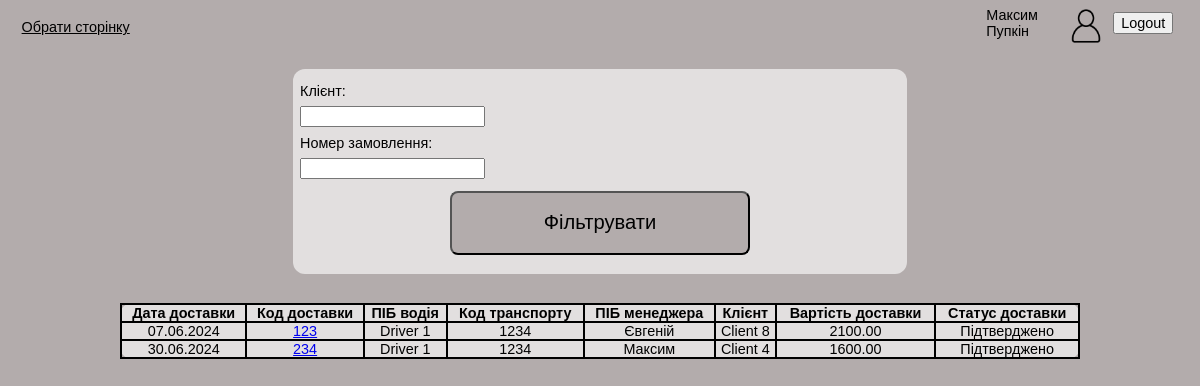
The app's page / (signed in), older data.
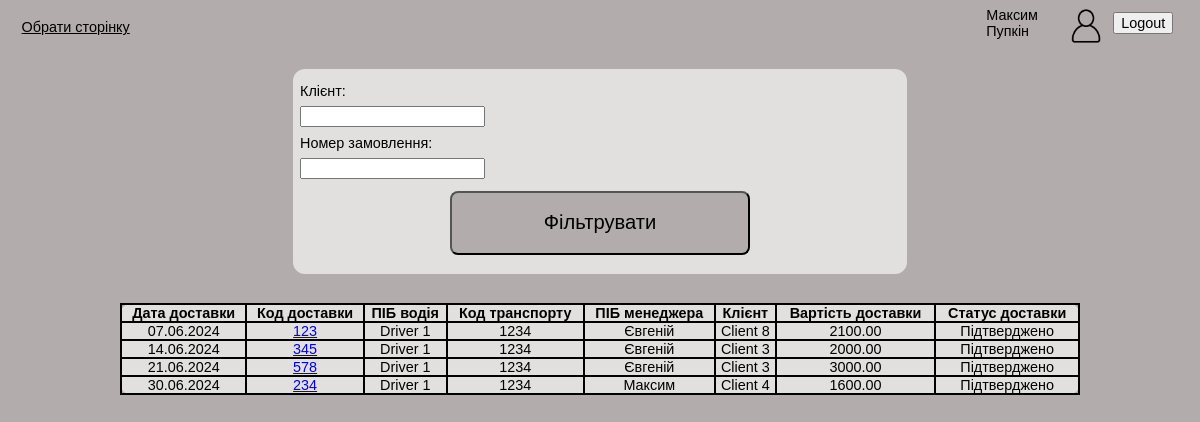
The same page, newer data.
### accounts/models.py (models this page shows, shortened)
class CustomUser(AbstractUser):
    phone_number = models.CharField(max_length=20, null=True, blank=True)

### delivery_app/models.py (models this page shows, shortened)
class OrderInfo(models.Model):
    STATUS_CHOICES = [
        ('confirmed', 'Підтверджено'),
        ('on_the_way', 'В дорозі'),
        ('delivered', 'Доставлено'),
        ('canceled', 'Відмінено')
    ]
    ADRESS_CHOICES = [
        ('address1', "Склад №1"),
        ('address2', "Склад №2")
    ]
    order_number = models.IntegerField(unique=True)
    order_weight = models.IntegerField()
    order_volume = models.DecimalField(max_digits=10, decimal_places=2)
    order_amount = models.DecimalField(max_digits=10, decimal_places=2)
    delivery_amount = models.DecimalField(max_digits=10, decimal_places=2, blank=True, null=True)
    distance = models.IntegerField()
    order_adress = models.CharField(max_length=50, choices=ADRESS_CHOICES)
    unload_service = models.BooleanField(default=False)
    manipulator_service = models.BooleanField(default=False)
    additional_info = models.TextField(blank=True, null=True)
    ship_date = models.DateField(blank=True, null=True)
    ship_time = models.TimeField(blank=True, null=True)
    status = models.CharField(max_length=20, choices=STATUS_CHOICES, default='confirmed')
    created_at = models.DateTimeField(auto_now_add=True)
    updated_at = models.DateField()
    client = models.ForeignKey(Client, on_delete=models.PROTECT, related_name='orders')
    address = models.ForeignKey(DeliveryAddress, on_delete=models.CASCADE, related_name='order')
    manager = models.ForeignKey(settings.AUTH_USER_MODEL, on_delete=models.PROTECT, related_name='manager')
    driver = models.ForeignKey(Driver, on_delete=models.PROTECT, blank=True, null=True, related_name='driver')
    class Meta:
        verbose_name_plural = 'Orders info'

class Driver(models.Model):
    name = models.CharField(max_length=100, unique=True)
    phone_number = models.CharField(max_length=20, unique=True)
    vehicle_code = models.IntegerField(unique=True)
    vehicle_name = models.CharField(max_length=50)
    vehicle_max_weight = models.IntegerField()
    vehicle_max_volume = models.DecimalField(max_digits=10, decimal_places=2)
    created_at = models.DateField(auto_now_add=True)

class Client(models.Model):
    name = models.CharField(max_length=100, unique=True)
    phone_number = models.CharField(max_length=20, unique=True)
    created_at = models.DateField(auto_now_add=True)
    class Meta:
        ordering = ['orders__created_at']

### delivery_app/views.py (the view)
# urls.py: path('', views.AllDeliveriesView.as_view(), name='index'),
class AllDeliveriesView(LoginRequiredMixin, ListView):
    template_name = 'delivery_app/all_deliveries.html'
    model = models.OrderInfo
    context_object_name = 'orders'
    def get_context_data(self, **kwargs):
        context = super().get_context_data(**kwargs)
        context['form'] = forms.OrderFilterForm(self.request.GET)
        return context
    def get_queryset(self):
        query_set = super().get_queryset()
        client = self.request.GET.get('client', '')
        order_number = self.request.GET.get('order', '')
        if order_number:
            query_set = query_set.filter(order_number=order_number)
        if client:
            query_set = query_set.filter(client__name=client)
        return query_set.order_by('ship_date')

### delivery_app/forms.py
class OrderFilterForm(forms.Form):
    client = forms.CharField(max_length=100, required=False, label='Клієнт')
    order = forms.IntegerField(required=False, label='Номер замовлення')

### templates/delivery_app/all_deliveries.html (shortened to what this page needs)
{% extends 'base.html' %}
{% block content %}
<form method="GET">
    {{ form.client.label_tag }}
    {{ form.client }}
    {{ form.order.label_tag }}
    {{ form.order }}
    <input id="submit" type="submit" value="Фільтрувати"></input>
</form>
<div class="all_deliver">
    <table>
        <thead>
            <tr>
                <th>Дата доставки</th>
                <th>Код доставки</th>
                <th>ПІБ водія</th>
                <th>Код транспорту</th>
                <th>ПІБ менеджера</th>
                <th>Клієнт</th>
                <th>Вартість доставки</th>
                <th>Статус доставки</th>
            </tr>
        </thead>
        <tbody>
            {% for order in orders %}
            <tr>
                <td>{{ order.ship_date|date:"d.m.Y" }}</td>
                <td><a href="{% url 'order-info' order.pk %}">{{ order.order_number }}</a></td>
                <td>{{ order.driver.name }}</td>
                <td>{{ order.driver.vehicle_code }}</td>
                <td>{{ order.manager.first_name }}</td>
                <td>{{ order.client.name }}</td>
                <td>{{ order.delivery_amount }}</td>
                <td>{{ order.get_status_display }}</td>
            </tr>
            {% endfor %}
        </tbody>
    </table>
</div>
{% endblock %}

### templates/base.html (shortened to what this page needs)
<!DOCTYPE html>
<html lang="en">
<head>
    {% load static %}
    <link rel="stylesheet" href="{% static 'css/style.css' %}">
</head>
<body>
    {% if request.user.is_authenticated %}
        {% include 'header_new.html' %}
    {% endif %}
    {% block content %}
    {% endblock %}
</body>
</html>

### templates/header_new.html (shortened to what this page needs)
{% load static %}
<header>
    <div class="dropdown">
        <button class="dropdown-toggle">Обрати сторінку</button>
    </div>
    <section>
        <p>{{ request.user.first_name }} {{ request.user.last_name }}</p>
        <img class="person" src="{% static 'img/person.png' %}">
        <form id="logout" action='{% url "logout" %}' method="post">
            <button type="submit">Logout</button>
        </form>
    </section>
</header>

### static/css/style.css (style rules this page uses)
body { width: 100%; height:100vh; margin:0; background-color: #B3ACAC; color:#000000; font-family: Arial, Helvetica, sans-serif; font-size:1.2vw; }
header { width: 100%; height: 5vh; top:0; margin: 0; padding: 0; display: flex; justify-content: space-between; }
button { font-family: Arial, Helvetica, sans-serif; font-size: 1.2vw; }
.dropdown { position: relative; display: inline-block; margin: 0.5em 1.5em; padding: 0; }
.dropdown-toggle { background-color: #B3ACAC; color: rgb(0, 0, 0); border: none; margin: 0 ; padding: 0; cursor: pointer; min-width: 10vh; min-height: 5vh; text-decoration-line: underline; }
section { display: flex; justify-content: left; margin: 0; padding: 0; }
img { width: 6vh; height: 6.5vh; margin: 0; }
.person { margin-right: 0.2em; }
form, .form, .detail { width:50%; margin: 2em auto; padding: 0.5em; background-color: rgba(255, 255, 255, 0.62); border-radius: 1.5vh; }
label, p { display:block; margin:0.5em 0; }
input[type="submit"] { display: block; width: 50%; margin: 0.6em auto; height: 8vh; font-size: 1.4em; background-color:#B3ACAC; color:rgb(0, 0, 0); border-color: rgb(0, 0, 0); border-radius: 1vh; }
#logout { margin-top: 0.8em; margin-right: 0.3em; padding: 0; }
.all_deliver { width:80%; margin: 2em auto; padding: auto; background-color: rgba(255, 255, 255, 0.62); border-radius: 1.5vh; text-align: center; }
table { width: 100%; margin: 0%; padding: 0.5em 0; border-collapse: collapse; }
td, th { border: 2px solid #000; margin: 0; padding: 0; }

Row changes from the older to the newer data that the page shows:
added OrderInfo: ship_date "14.06.2024", order_number "345", driver.name "Driver 1", driver.vehicle_code "1234", manager.first_name "Євгеній", client.name "Client 3", delivery_amount "2000.00", status "Підтверджено"
added OrderInfo: ship_date "21.06.2024", order_number "578", driver.name "Driver 1", driver.vehicle_code "1234", manager.first_name "Євгеній", client.name "Client 3", delivery_amount "3000.00", status "Підтверджено"
